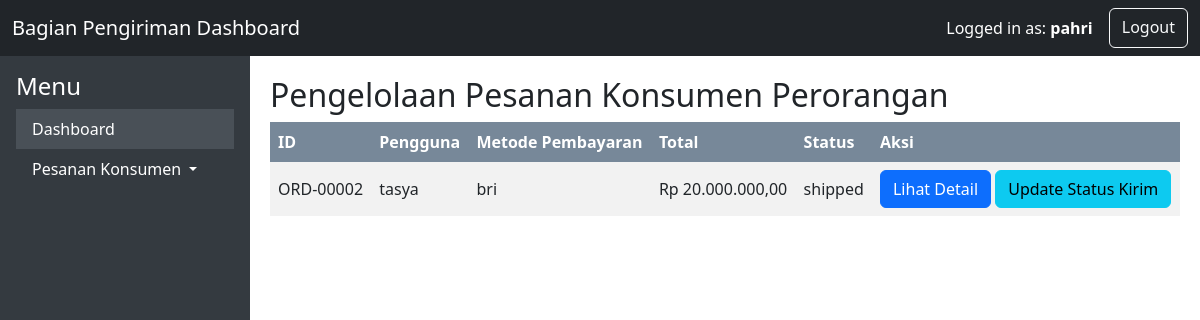
The page /bagian_pengiriman/manage_company_orders.php (signed in) on the database its author committed.
### tables this page shows
CREATE TABLE `orders` (
  `id` int(11) NOT NULL,
  `user_id` int(11) NOT NULL,
  `order_code` varchar(20) NOT NULL,
  `total` decimal(10,2) NOT NULL,
  `created_at` timestamp NOT NULL DEFAULT current_timestamp(),
  `updated_at` timestamp NOT NULL DEFAULT current_timestamp() ON UPDATE current_timestamp(),
  `address` varchar(255) NOT NULL,
  `shipping_method` varchar(50) NOT NULL,
  `payment_method` varchar(50) NOT NULL,
  `status` varchar(50) NOT NULL DEFAULT 'pending',
  `tracking_number` varchar(255) DEFAULT NULL,
  `shipping_cost` decimal(10,2) DEFAULT NULL,
  `payment_proof` varchar(255) DEFAULT NULL,
  `rejection_notes` text DEFAULT NULL,
  `proofing_file` varchar(255) DEFAULT NULL
);

CREATE TABLE `users` (
  `id` int(11) NOT NULL,
  `user_code` varchar(20) DEFAULT NULL,
  `username` varchar(50) NOT NULL,
  `password` varchar(255) NOT NULL,
  `email` varchar(100) NOT NULL,
  `role` enum('admin','individual','company','bagian_produksi','bagian_keuangan','bagian_pengiriman','bagian_praproduksi','pemilik') NOT NULL,
  `created_at` timestamp NOT NULL DEFAULT current_timestamp(),
  `email_verified` tinyint(1) DEFAULT 0,
  `verification_code` varchar(255) DEFAULT NULL
);

### bagian_pengiriman/manage_company_orders.php (the view, shortened to what this page needs)
<?php
include '../includes/db.php';
$stmt = $conn->prepare("SELECT orders.*, users.username FROM orders JOIN users ON orders.user_id = users.id WHERE users.role = 'company' ORDER BY orders.id DESC");
$stmt->execute();
$result = $stmt->get_result();
$orders = $result->fetch_all(MYSQLI_ASSOC);
?>
<!DOCTYPE html>
<html>
<head>
    <link href="https://cdn.jsdelivr.net/npm/bootstrap@5.3.3/dist/css/bootstrap.min.css" rel="stylesheet">
</head>
<body>
<nav class="navbar navbar-dark bg-dark">
        <div class="container-fluid">
            <a class="navbar-brand" href="#">Bagian Pengiriman Dashboard</a>
            <div class="d-flex">
                <div class="navbar-text text-white me-3">
                    Logged in as: <strong><?php echo htmlspecialchars($_SESSION['username']); ?></strong>
                </div>
                <a class="btn btn-outline-light" href="logout.php">Logout</a>
            </div>
        </div>
    </nav>
    <div class="main-content">
        <div class="sidebar">
            <div class="p-3">
                <h4>Menu</h4>
                <ul class="nav flex-column">
                    <li class="nav-item">
                        <a class="nav-link active" aria-current="page" href="dashboard.php">Dashboard</a>
                    </li>
                    <li class="nav-item dropdown">
                        <a class="nav-link dropdown-toggle" href="#" id="navbarDropdown" role="button" data-bs-toggle="dropdown" aria-expanded="false">
                            Pesanan Konsumen
                        </a>
                    </li>
                </ul>
            </div>
        </div>
    <div class="content">
        <h2>Pengelolaan Pesanan Konsumen Perorangan</h2>
        <table>
            <tr>
                <th>ID</th>
                <th>Pengguna</th>
                <th>Metode Pembayaran</th>
                <th>Total</th>
                <th>Status</th>
                <th>Aksi</th>
            </tr>
            <?php foreach ($orders as $order): ?>
                <tr>
                    <td><?= $order['order_code'] ?></td>
                    <td><?= $order['username'] ?></td>
                    <td><?= $order['payment_method'] ?></td>
                    <td>Rp <?= number_format($order['total'], 2, ',', '.') ?></td>
                    <td><?= $order['status'] ?></td>
                    <td>
                        <a class="btn btn-primary" href="view_company_order.php?id=<?= $order['id'] ?>" role="button">Lihat Detail</a>
                        <a class="btn btn-info" href="update_status.php?id=<?= $order['id'] ?>&status=shipped" role="button">Update Status Kirim</a>
                    </td>
                </tr>
                <?php endforeach; ?>
            </table>
        </div>
</body>
</html>

### bagian_pengiriman/manage_company_orders.php (style rules this page uses)
html, body { margin: 0; padding: 0; height: 100%; overflow: hidden; }
.main-content { display: flex; height: 100%; }
.navbar { position: sticky; top: 0; z-index: 1000; }
.sidebar { width: 250px; position: sticky; top: 0; background: #343a40; color: #fff; height: 100vh; overflow-y: auto; padding: 0; }
.sidebar .nav-link { color: #fff; }
.sidebar .nav-link.active { background: #495057; }
.content { flex: 1; overflow-y: auto; padding: 20px; height: calc(100vh - 56px); }
table { border-collapse: collapse; width: 100%; }
th, td { text-align: left; padding: 8px; }
tr:nth-child(even) { background-color: #f2f2f2; }
th { background-color: #778899; color: white; }

### rows shown on the page
orders: order_code "ORD-00002", user.username "tasya", payment_method "bri", total "20.000.000,00", status "shipped"

### other values the page prints
$_SESSION['username'] "pahri"
